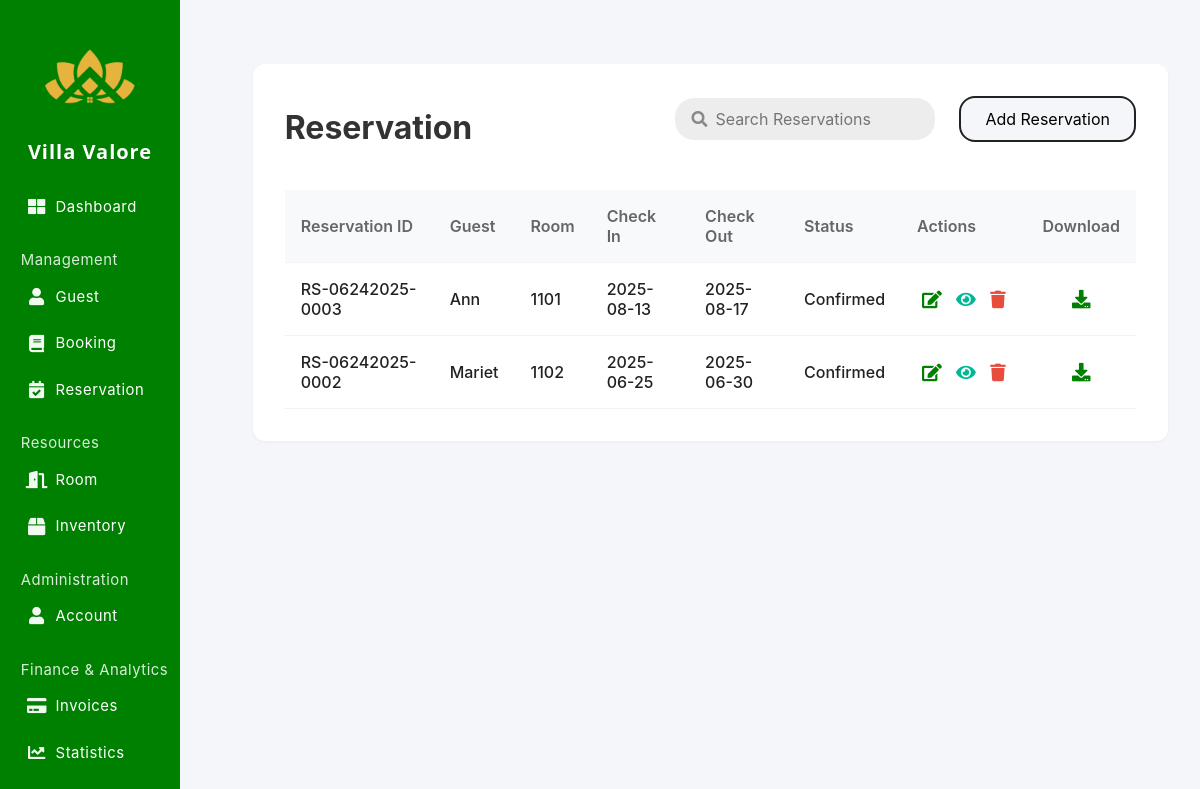
/admin/reservation.php, run on the app's committed database.
### tables this page shows
CREATE TABLE `reservations` (
  `ReservationID` varchar(255) NOT NULL,
  `StudentID` int(11) NOT NULL,
  `GuestName` varchar(255) NOT NULL,
  `PCheckInDate` date NOT NULL,
  `PCheckOutDate` date NOT NULL,
  `RoomNumber` enum('1101','1102','1103','1104','1105','1106','1107','1108','1109') NOT NULL,
  `RoomType` enum('Standard','Deluxe','Suite','') NOT NULL,
  `Status` enum('Pending','Confirmed','Cancelled') NOT NULL,
  `RoomStatus` enum('Available','Booked','Reserved','Maintenance','Cleaning') NOT NULL,
  `ReservationFee` decimal(10,2) NOT NULL
);

### admin/reservation.php (the view, shortened to what this page needs)
<?php
include 'connections.php';
$where = [];
$params = [];
if (count($where) > 0) {
    $sql = "SELECT * FROM reservations WHERE " . implode(' AND ', $where) . " ORDER BY ReservationID DESC";
    $stmt = $conn->prepare($sql);
    if ($params) {
        $types = str_repeat('s', count($params));
        $stmt->bind_param($types, ...$params);
    }
    $stmt->execute();
    $resResult = $stmt->get_result();
} else {
    $resQuery = "SELECT * FROM reservations ORDER BY ReservationID DESC";
    $resResult = $conn->query($resQuery);
}
?>
<!DOCTYPE html>
<html lang="en">
<head>
    <link rel="stylesheet" href="https://cdnjs.cloudflare.com/ajax/libs/font-awesome/5.15.4/css/all.min.css">
</head>
<body>
  <div class="sidebar" id="sidebar">
        <div class="sidebar-logo">
            <img src="images/villavalorelogo.png" alt="Villa Valore Logo">
        </div>
        <div class="sidebar-title">Villa Valore</div>
        <div class="sidebar-nav-center">
            <div class="nav-section">
                <a class="nav-link" href="index.php"><i class="fas fa-th-large"></i><span>Dashboard</span></a>
            </div>
            <div class="nav-section">
                <span class="sidebar-section-label">Management</span>
                <a class="nav-link" href="student.php"><i class="fas fa-user"></i><span>Guest</span></a>
                <a class="nav-link" href="booking.php"><i class="fas fa-book"></i><span>Booking</span></a>
                <a class="nav-link" href="reservation.php"><i class="fas fa-calendar-check"></i><span>Reservation</span></a>
            </div>
            <div class="nav-section">
                <span class="sidebar-section-label">Resources</span>
                <a class="nav-link" href="room.php"><i class="fas fa-door-open"></i><span>Room</span></a>
                <a class="nav-link" href="inventory.php"><i class="fas fa-box"></i><span>Inventory</span></a>
            </div>
            <div class="nav-section">
                <span class="sidebar-section-label">Administration</span>
                <a class="nav-link" href="account.php"><i class="fas fa-user"></i><span>Account</span></a>
            </div>
            <div class="nav-section">
                <span class="sidebar-section-label">Finance & Analytics</span>
                <a class="nav-link" href="payment.php"><i class="fas fa-credit-card"></i><span>Invoices</span></a>
                <a class="nav-link" href="statistics.php"><i class="fas fa-chart-line"></i><span>Statistics</span></a>
            </div>
        </div>
    </div>
    <div class="top-bar" id="topBar">
        <button class="top-bar-toggle" id="sidebarToggle" aria-label="Toggle Sidebar"><i class="fas fa-bars"></i></button>
        <div class="top-bar-right">
            <div class="top-bar-icon" title="Email"><i class="fas fa-envelope"></i></div>
            <div class="top-bar-icon" title="Notifications"><i class="fas fa-bell"></i></div>
            <div class="top-bar-account" title="Account">PB</div>
        </div>
    </div>
    <div class="main-content">
        <div class="reservation-section">
            <div style="display: flex; align-items: center; justify-content: space-between; margin-bottom: 1.5rem;">
                <h1 style="margin-bottom: 0; border-bottom: 4px solid rgb(255, 255, 255); display: inline-block; padding-bottom: 0.2rem;">Reservation</h1>
                <div class="search-filter-bar">
                    <div class="search-wrapper">
                        <i class="fas fa-search search-icon"></i>
                        <input type="text" id="searchInput" class="search-input" placeholder="Search Reservations">
                    </div>
                    <button class="create-btn" id="createBtn">Add Reservation</button>
                </div>
            </div>
            <table class="reservation-table">
                <thead>
                    <tr>
                        <th>Reservation ID</th>
                        <th>Guest</th>
                        <th>Room</th>
                        <th>Check In</th>
                        <th>Check Out</th>
                        <th>Status</th>
                        <th>Actions</th>
                        <th>Download</th>
                    </tr>
                </thead>
                <tbody>
                <?php if ($resResult && $resResult->num_rows > 0): ?>
                    <?php while($row = $resResult->fetch_assoc()): ?>
                        <tr data-id="<?php echo $row['ReservationID']; ?>">
                            <td><?php echo htmlspecialchars($row['ReservationID']); ?></td>
                            <td><?php echo htmlspecialchars($row['GuestName']); ?></td>
                            <td><?php echo htmlspecialchars($row['RoomNumber']); ?></td>
                            <td><?php echo htmlspecialchars($row['PCheckInDate']); ?></td>
                            <td><?php echo htmlspecialchars($row['PCheckOutDate']); ?></td>
                            <td><?php echo htmlspecialchars($row['Status']); ?></td>
                            <td>
                                <div class="action-group">
                                    <button type="button" class="action-btn edit-btn"
                                        data-id="<?php echo $row['ReservationID']; ?>"
                                        data-student="<?php echo htmlspecialchars($row['StudentID']); ?>"
                                        data-guest="<?php echo htmlspecialchars($row['GuestName']); ?>"
                                        data-checkin="<?php echo htmlspecialchars($row['PCheckInDate']); ?>"
                                        data-checkout="<?php echo htmlspecialchars($row['PCheckOutDate']); ?>"
                                        data-room="<?php echo htmlspecialchars($row['RoomNumber']); ?>"
                                        data-type="<?php echo htmlspecialchars($row['RoomType']); ?>"
                                        data-status="<?php echo htmlspecialchars($row['Status']); ?>"
                                    ><i class="fas fa-edit"></i></button>
                                    <button type="button" class="action-btn view-btn"
                                        data-id="<?php echo $row['ReservationID']; ?>"
                                        data-student="<?php echo htmlspecialchars($row['StudentID']); ?>"
                                        data-guest="<?php echo htmlspecialchars($row['GuestName']); ?>"
                                        data-checkin="<?php echo htmlspecialchars($row['PCheckInDate']); ?>"
                                        data-checkout="<?php echo htmlspecialchars($row['PCheckOutDate']); ?>"
                                        data-room="<?php echo htmlspecialchars($row['RoomNumber']); ?>"
                                        data-type="<?php echo htmlspecialchars($row['RoomType']); ?>"
                                        data-status="<?php echo htmlspecialchars($row['Status']); ?>"
                                    ><i class="fas fa-eye"></i></button>
                                    <button type="button" class="action-btn delete-btn"
                                        data-id="<?php echo $row['ReservationID']; ?>"
                                    ><i class="fas fa-trash"></i></button>
                                </div>
                            </td>
                            <td>
                                <button class="download-table-btn" title="Download Table" onclick="showDownloadModal(event)">
                                <i class="fas fa-download"></i>
                        </button>
                      </td>
                        </tr>
                    <?php endwhile; ?>
                <?php else: ?>
                    <tr><td colspan="10">No reservations found.</td></tr>
                <?php endif; ?>
                </tbody>
            </table>
        </div>
    </div>
</body>
</html>

### data on the page
reservations: ReservationID "RS-06242025-0003", GuestName "Ann", RoomNumber "1101", PCheckInDate "2025-08-13", PCheckOutDate "2025-08-17", Status "Confirmed"
reservations: ReservationID "RS-06242025-0002", GuestName "Mariet", RoomNumber "1102", PCheckInDate "2025-06-25", PCheckOutDate "2025-06-30", Status "Confirmed"
